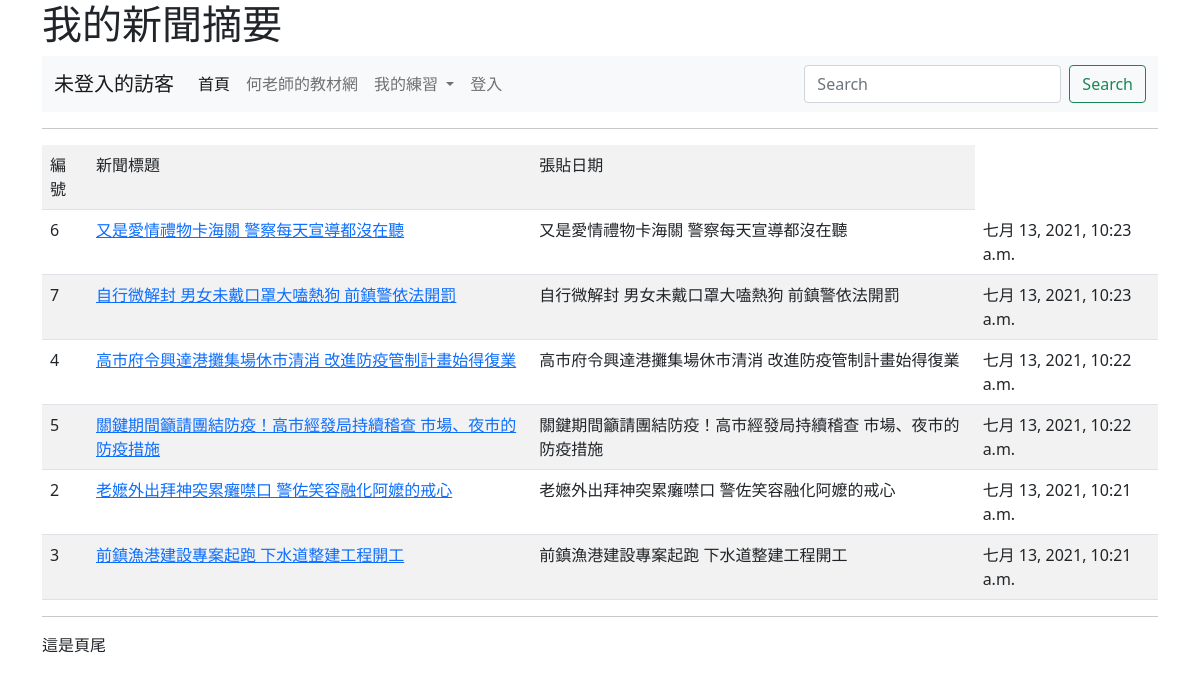
Page /news/ on the committed database.
### mysite/models.py (models this page shows, shortened)
class Post(models.Model):
	title = models.CharField(max_length=200) #field=資料欄
	content = models.TextField() #TextField=大量文字沒限制
	pub_date = models.DateTimeField(default=timezone.now) #預設現在的時間
	class Meta:
		ordering = ('-pub_date',)

### mysite/views.py (the view)
# urls.py: path('news/', views.news),
def news(request):
	posts = Post.objects.all()
	return render(request, 'news.html' , locals())

### templates/news.html (shortened to what this page needs)
{% extends "base.html" %}
{% block main %}
	<hr>
	<table class="table table-striped">
		<tr>
			<td>編號</td><td>新聞標題</td><td>張貼日期</td>
		</tr>
	{% for post in posts %}
	   	<tr>
	   		<td>{{ post.id }}</td>
	   		<td><a href="/show/{{ post.id }}/">{{ post.title }}</a></td>
	   		<td>
	   			{% if request.user.is_authenticated %}
	   				<a href="/show/{{ post.id }}/">{{ post.title }}</a>
	   			{% else %}
		   			{{ post.title }}
	   			{% endif %}
	   		</td>
	   		<td>{{ post.pub_date }}</td>
		</tr>
	{% endfor %}
	</table>
{% endblock %}

### rows in the picture
Post: id "6", title "又是愛情禮物卡海關 警察每天宣導都沒在聽", pub_date "七月 13, 2021, 10:23 a.m."
Post: id "7", title "自行微解封 男女未戴口罩大嗑熱狗 前鎮警依法開罰", pub_date "七月 13, 2021, 10:23 a.m."
Post: id "4", title "高市府令興達港攤集場休市清消 改進防疫管制計畫始得復業", pub_date "七月 13, 2021, 10:22 a.m."
Post: id "5", title "關鍵期間籲請團結防疫！高市經發局持續稽查 市場、夜市的防疫措施", pub_date "七月 13, 2021, 10:22 a.m."
Post: id "2", title "老嬷外出拜神突累癱噤口 警佐笑容融化阿嬤的戒心", pub_date "七月 13, 2021, 10:21 a.m."
Post: id "3", title "前鎮漁港建設專案起跑 下水道整建工程開工", pub_date "七月 13, 2021, 10:21 a.m."
